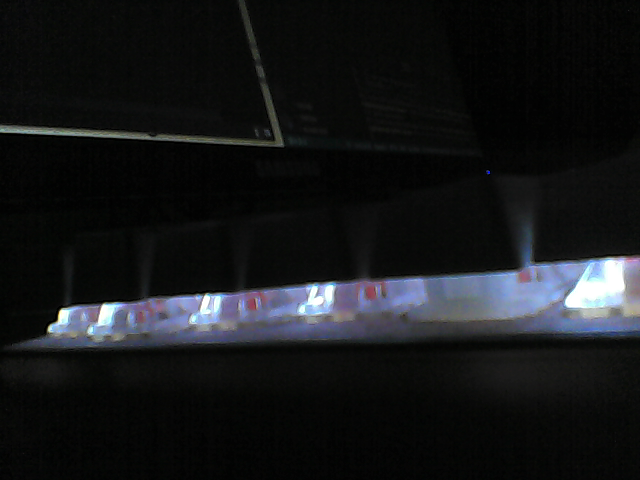
#> input picture foto.png, 640 x 480 px, given in place of the camera
$ python blue_on_cam.py
#> lines starting #> are read from the running program, lines starting #| are printed output that depends on the picture; after the words box and inside, x2 and y2 are one past the last pixel; in counts of white or black regions, pixels touching at a corner belong together
import cv2
#Abrimos la camara
cam = cv2.VideoCapture(0)

#Creamos la mascara de color
umbral_bajo = (100,100,100)
umbral_alto = (125,255,255)
while True:
	conf, frame = cam.read()
#> frame is the input picture: shape (480, 640, 3); mean B, G, R 25, 23.2, 21.6
	if conf == True:
		img = cv2.cvtColor(frame, cv2.COLOR_BGR2HSV)
#> img: shape (480, 640, 3); mean H, S, V 38.5, 41.7, 26.1
		mask = cv2.inRange(img, umbral_bajo, umbral_alto)
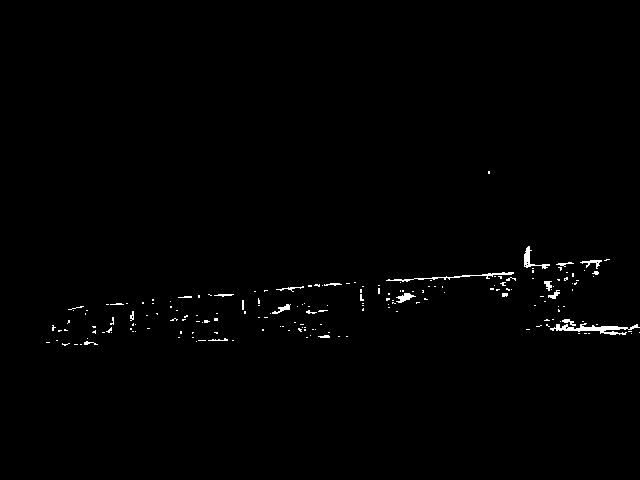
#> mask: shape (480, 640); 0.75% white in thin lines or dots, all inside (x1, y1, x2, y2) = (46, 171, 640, 346)
		res = cv2.bitwise_and(img, img ,mask = mask)
#> res: shape (480, 640, 3); mean H, S, V 0.8, 0.8, 1.4
		res_rgb = cv2.cvtColor(res, cv2.COLOR_HSV2BGR)
		contorno, hierachy = cv2.findContours(mask, cv2.RETR_EXTERNAL, cv2.CHAIN_APPROX_NONE)
#> contorno = 189 contours, 180 with area under 20; largest, box (x1, y1, x2, y2) and area: (550, 323, 640, 335) 284, (524, 246, 550, 269) 113, (386, 272, 514, 282) 100, (396, 293, 416, 303) 72, (272, 304, 291, 314) 47
		#Mostramos las imagenes por pantalla
		cv2.drawContours(res_rgb, contorno, -1, (0,255,0), 3)
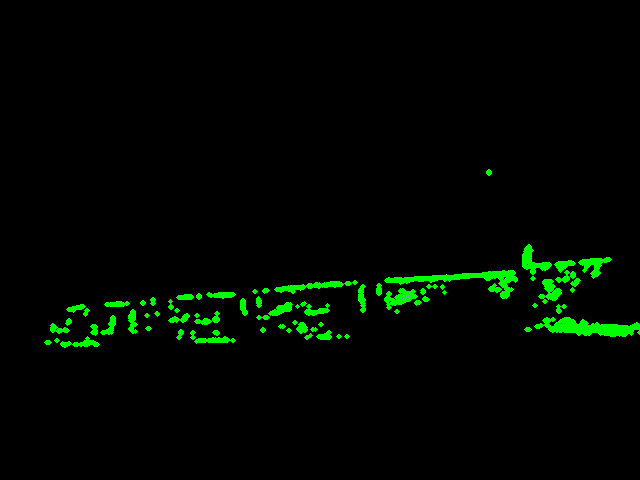
#> res_rgb: shape (480, 640, 3); mean B, G, R 0, 6.7, 0
		cv2.imshow('res', res_rgb)
		if cv2.waitKey(1) & 0xFF == ord('s'):
#> (key Esc is pressed here)
			break
	else:
		print("Error al acceder a la camara.")
